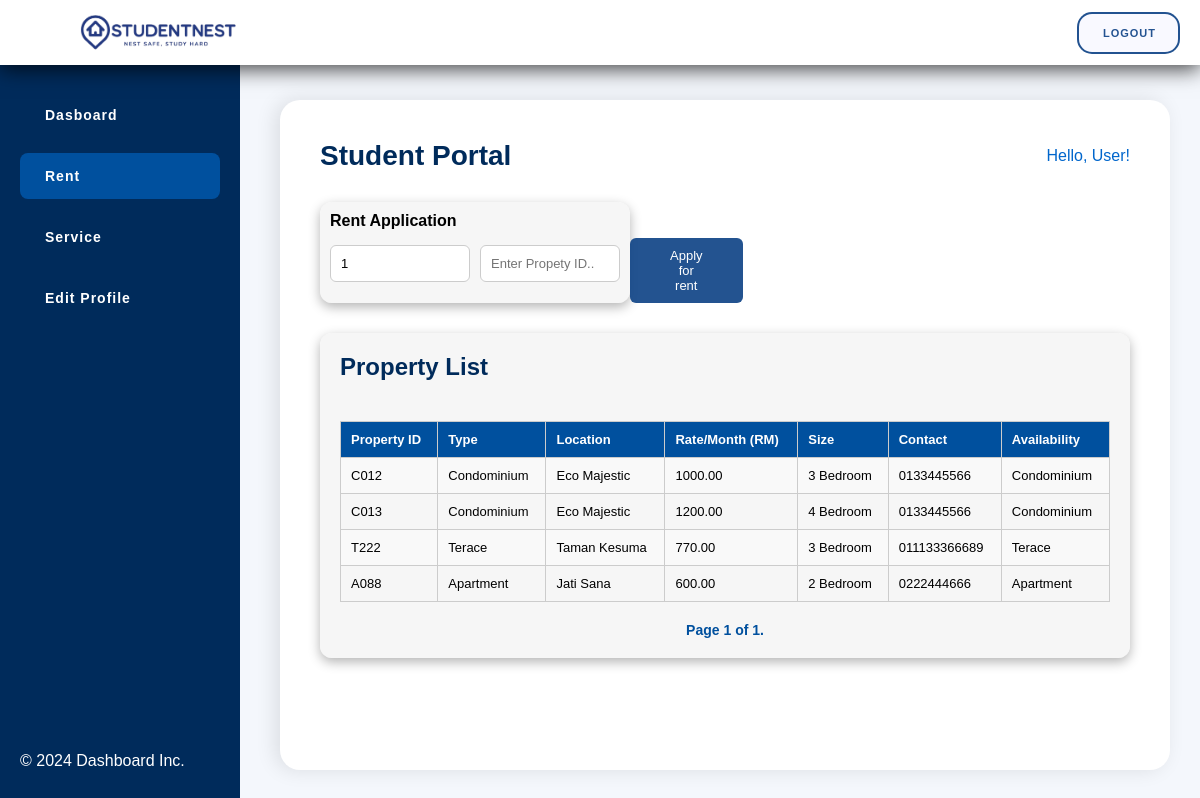
Screenshot of /index/studlog/studRent/ (signed in) with the database file from the repository.
### houserental/models.py (models this page shows)
class Properties(models.Model):
    propID =  models.CharField(max_length=7, primary_key=True) #if propID exist in Rental then will display not available
    propType = models.CharField(max_length=30)
    propSize = models.CharField(max_length=100)
    propPrice = models.DecimalField(max_digits=10, decimal_places=2)
    propLoc = models.CharField(max_length=30)
    landID = models.ForeignKey(Landlord,on_delete=models.CASCADE)

class Landlord(models.Model): #driver register / prefix && login
    landID = models.CharField(max_length=20, primary_key=True)
    landName = models.CharField(max_length=100)
    landNo = models.CharField(max_length=20)
    landPass = models.CharField(max_length=100)

### houserental/views.py (the view, shortened to what this page needs)
# urls.py: path('index/studlog/studRent/', views.studRent , name='studRent'),
def studRent(request):
    properties = Properties.objects.all()
    if 'studID' not in request.session:
        return redirect('houserental:studlog')
    stud_ID = request.session['studID']
    paginator = Paginator(properties, 10)
    page_number = request.GET.get('page')
    page_obj = paginator.get_page(page_number)
    return render(request, 'studRent.html', {'page_obj': page_obj, 'properties': properties ,'stud_ID': stud_ID })

### houserental/templates/studRent.html (shortened to what this page needs)
<!DOCTYPE html>
<html lang="en">
<head>
</head>
<body>
    <div class="topnav">
        <a href="/index/" class="image-button">
            <img src="/static/baru.png" alt="Clickable Button" height="62">
        </a>
        <div class="buttons">
            <a href="/index/" class="button">LOGOUT</a>
        </div>
    </div>
    <div class="sidebar">
        <nav>
            <a href="/index/studlog/studDash/" >Dasboard</a>
            <a href="/index/studlog/studRent/" class="active">Rent</a>
            <a href="/index/studlog/studService/">Service</a>
            <a href="/index/studlog/studProfile/">Edit Profile</a>
        </nav>
        <footer>
            <p>&copy; 2024 Dashboard Inc.</p>
        </footer>
    </div>
    <div class="main-content">
        <div class="header">
            <h1>Student Portal</h1>
            <span class="user">Hello, User!</span>
        </div>
        <div class="property-form" id="apply">
            <form method="post" action="{% url 'houserental:studRent' %}">
                <label>Rent Application</label>
                <div class="input-button-container">
                    <input type="text" id="studID" name="studID" value="{{ stud_ID }}" readonly>
                    <input type="text" id="propID" name="propID" required placeholder="Enter Propety ID..  ">
                    <button type="submit">Apply for rent</button>
                </div>
            </form>
        </div>
        <div class="property-form">
        <h2>Property List</h2>
        <table class="property-table">
            <table class="property-table">
                <tr>
                    <th>Property ID</th>
                    <th>Type</th>
                    <th>Location</th>
                    <th>Rate/Month (RM)</th>
                    <th>Size</th>
                    <th>Contact</th>
                    <th>Availability</th>
                </tr>
                {% for p in page_obj %}
                <tr>
                    <td>{{ p.propID}}</td>
                    <td>{{ p.propType}}</td>
                    <td>{{ p.propLoc}}</td>
                    <td>{{ p.propPrice}}</td>
                    <td>{{ p.propSize}}</td>
                    <td>{{ p.landID.landNo}}</td>
                    <td>{{ p.propType}}</td>
                {% endfor %}
        </table>
        <div class="pagination">
            <span class="step-links">
                <span class="current">
                    Page {{ page_obj.number }} of {{ page_obj.paginator.num_pages }}.
                </span>
            </span>
            </div>
        </div>
    </div>
</body>
</html>

### houserental/templates/studRent.html (style rules this page uses)
* { margin: 0; padding: 0; box-sizing: border-box; }
body { font-family: 'Arial', sans-serif; background-color: #f4f7fc; display: flex; flex-direction: column; height: 100vh; }
.topnav { display: flex; width: 100%; background-color: #ffffff; position: sticky; top: 0; box-shadow: 0 4px 20px rgba(0, 0, 0, 0.742); z-index: 1000; }
.topnav .buttons { margin-left: auto; display: flex; align-items: center; }
.topnav .buttons a.button { border-radius: 15px; border: 2px solid #104487ea; color: #104487ea; background-color: #f9f9ff; font-size: 11px; font-weight: 600; padding: 13px 22px 13px 24px; letter-spacing: 1px; transition: background-color 0.3s ease-in-out; font-family: sans-serif; margin: 10px 20px 10px 5px; }
.topnav a { float: left; color: #104487ea; text-align: center; padding: 26px 15px 0px 15px; text-decoration: none; font-weight: 600; font-size: 14px; font-family:sans-serif; }
.topnav a.image-button { padding: 0; background-color: #ffffffd7; padding-left: 70px; }
.sidebar { width: 240px; background-color: #002b5b; color: white; padding: 30px 20px; display: flex; flex-direction: column; justify-content: space-between; position: fixed; top: 62px; bottom: 0; }
.sidebar nav { display: flex; flex-direction: column; }
.sidebar a { text-decoration: none; color: #ffffff; padding: 15px 25px; margin-bottom: 15px; font-weight: bold; letter-spacing: 1px; background-color: transparent; border-radius: 8px; font-size: 14px; transition: background-color 0.3s, color 0.3s; }
.sidebar a.active { background-color: #00509e; color: #ffffff; }
.main-content { flex: 1; padding: 40px; margin: 35px 30px 30px 280px; background-color: #ffffff; border-radius: 20px; box-shadow: -5px 0 20px rgba(0, 0, 0, 0.1); }
.header { display: flex; justify-content: space-between; align-items: center; margin-bottom: 30px; }
.header h1 { font-size: 28px; color: #002b5b; font-weight: 600; }
.header .user { font-size: 16px; color: #0066cc; font-weight: 500; }
.property-form { background-color: #f2f2f2af; padding: 20px; border-radius: 12px; box-shadow: 0 4px 12px rgba(0, 0, 0, 0.299); margin-top: 30px; }
.property-form h2 { margin-bottom: 20px; color: #002b5b; font-weight: 600; }
.property-form label { display: block; margin-bottom: 8px; font-weight: bold; }
.property-form input { width: 140px; padding: 10px; margin-bottom: 15px; font-size: 13px; border: 1px solid #ccc; border-radius: 6px; }
.property-form#apply { background-color: #f2f2f2af; padding: 10px 10px 0px 10px; border-radius: 12px; box-shadow: 0 4px 12px rgba(0, 0, 0, 0.299); margin: 0px 500px 0px 0px; }
.property-form button { padding: 10px 40px; background-color: #104487ea; color: white; border: none; border-radius: 6px; font-size: 13px; cursor: pointer; transition: background-color 0.3s; margin-bottom: auto; }
.property-table { width: 100%; border-collapse: collapse; margin-bottom: 20px; }
.property-table th, .property-table td { border: 1px solid #ccc; padding: 10px; text-align: left; font-size: small; }
.property-table th { background-color: #00509e; color: white; }
.property-table tr:nth-child(even) { background-color: #f9f9f9; }
.pagination { display: flex; justify-content: center; margin-top: 20px; }
.step-links { display: flex; align-items: center; font-size: 14px; }
.current { margin: 0 10px; font-weight: bold; color: #00509e; }
.input-button-container { display: flex; align-items: center; margin-bottom: 15px; }
.input-button-container input { flex: 1; margin-right: 10px; }

### rows the page displays
Properties: propID "C012", propType "Condominium", propLoc "Eco Majestic", propPrice "1000.00", propSize "3 Bedroom", landID.landNo "0133445566"
Properties: propID "C013", propType "Condominium", propLoc "Eco Majestic", propPrice "1200.00", propSize "4 Bedroom", landID.landNo "0133445566"
Properties: propID "T222", propType "Terace", propLoc "Taman Kesuma", propPrice "770.00", propSize "3 Bedroom", landID.landNo "011133366689"
Properties: propID "A088", propType "Apartment", propLoc "Jati Sana", propPrice "600.00", propSize "2 Bedroom", landID.landNo "0222444666"

### other values shown
{{ page_obj.number }} "1"
{{ page_obj.paginator.num_pages }} "1"
